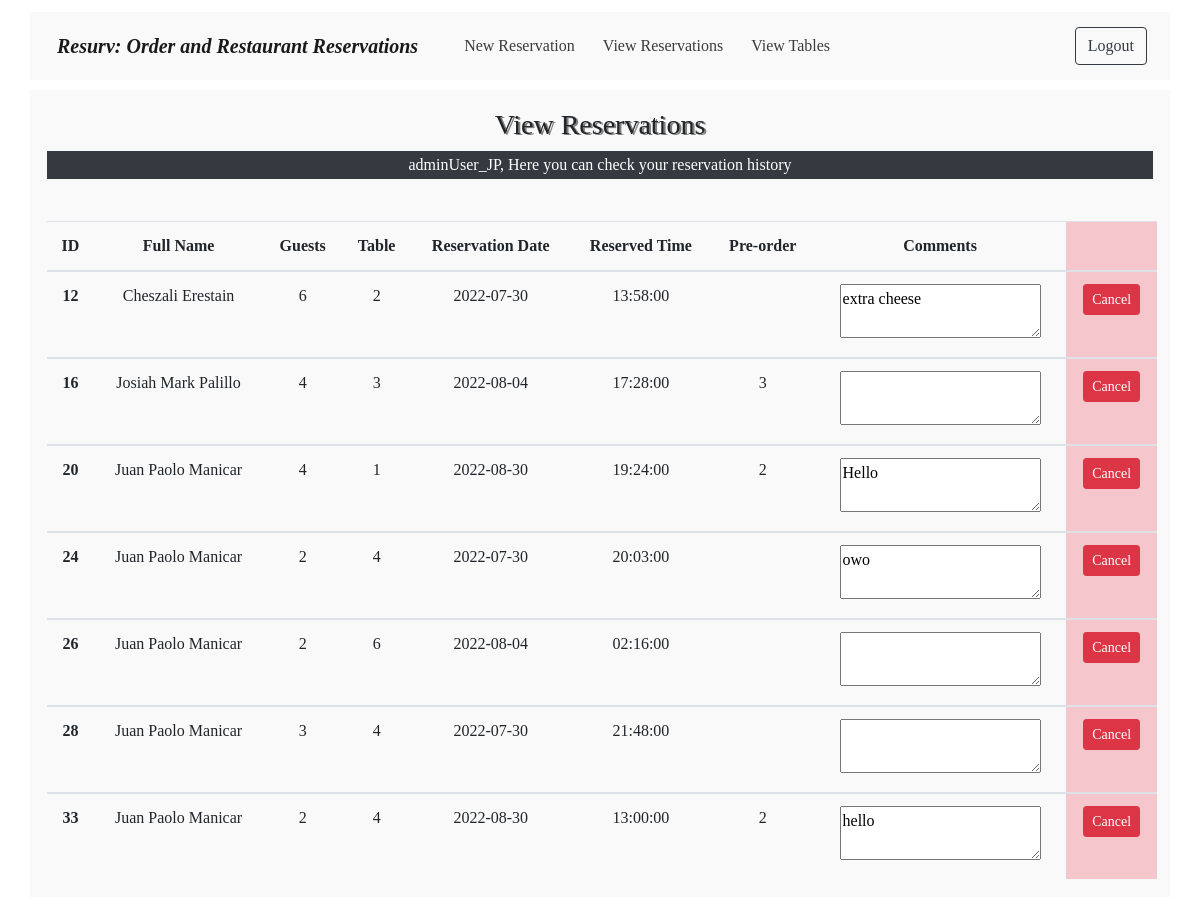
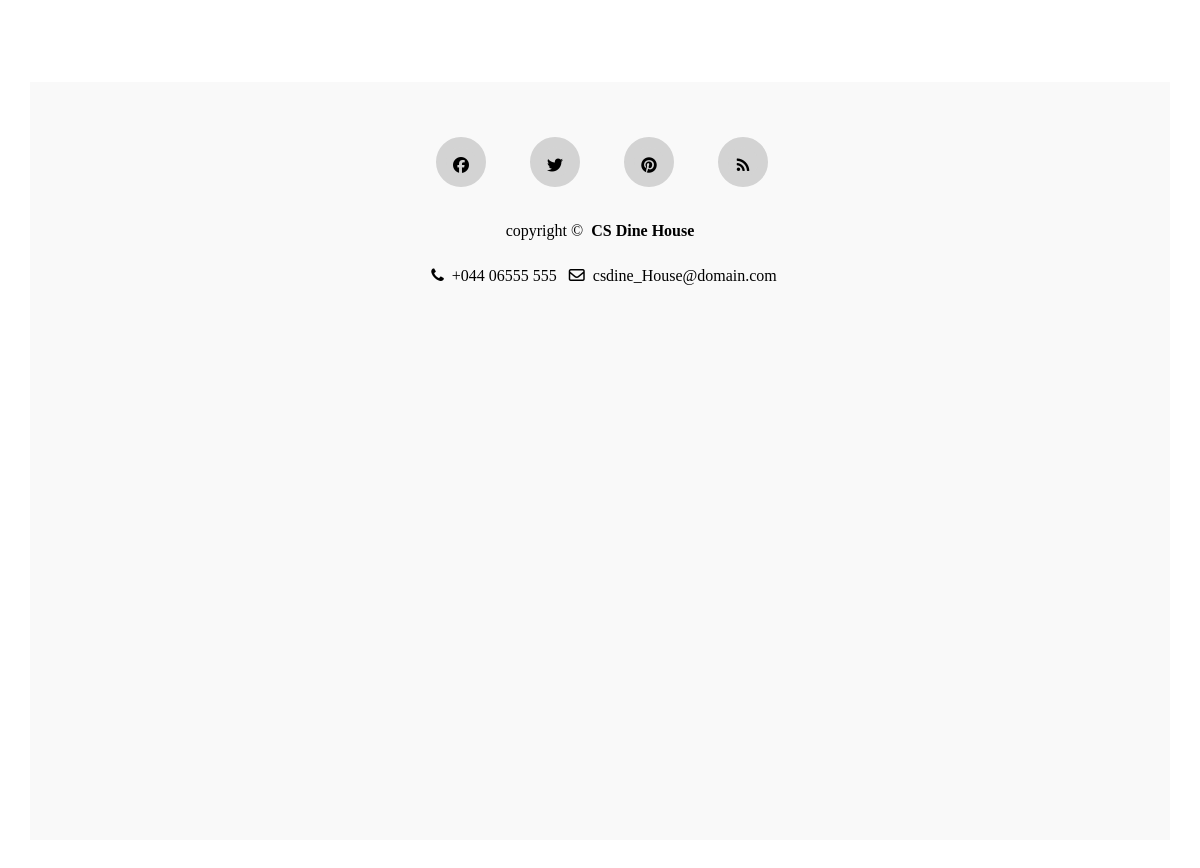
The page /view_reservations.php (signed in) on the database its author committed (2 pictures, top to bottom).
### tables this page shows
CREATE TABLE `reservation_table` (
  `resurv_id` int(10) NOT NULL,
  `user_id` int(5) NOT NULL,
  `first_name` varchar(20) NOT NULL,
  `last_name` varchar(20) NOT NULL,
  `table_id` int(10) DEFAULT NULL,
  `num_guests` int(11) NOT NULL,
  `resurv_date` date NOT NULL,
  `resurv_time` time NOT NULL,
  `pre_order_menu` int(5) DEFAULT NULL,
  `comment` varchar(50) DEFAULT NULL
);

### includes/view.reservation.inc.php (the view, shortened to what this page needs)
<?php
if(isset($_SESSION['user_id'])){
    require 'includes/dbh.inc.php';
    $user = $_SESSION['user_id'];
    $role = $_SESSION['role'];
    if($role== "customer"){
    $sql = "SELECT * FROM reservation_table WHERE user_id = $user";
    $result = $conn->query($sql);
    if ($result->num_rows > 0) {
        echo'
            <table class="table table-hover table-responsive-sm text-center">
                <thead>
                    <tr>
                        <th scope="col">Full Name</th>
                        <th scope="col">Guests</th>
                        <th scope="col">Table Number</th>
                        <th scope="col">Reservation Date</th>
                        <th scope="col">Reserved Time</th>
                        <th scope="col">Pre-order</th>
                        <th scope="col">Comments</th>
                        <th class="table-danger" scope="col"></th>
                    </tr>
                </thead> ';
        while($row = $result->fetch_assoc()) {
        echo"
                <tbody>
                    <tr>
                    <form action='includes/delete.php' method='POST'>
                    <input name='reserv_id' type='hidden' value=".$row["resurv_id"].">
                      <th scope='row'>".$row["first_name"]." ".$row["last_name"]."</th>
                      <td>".$row["num_guests"]."</td>
                      <td>".$row["table_id"]."</td>
                      <td>".$row["resurv_date"]."</td>
                      <td>".$row["resurv_time"]."</td>
                      <td>".$row["pre_order_menu"]."</td>
                      <td><textarea readonly>".$row["comment"]."</textarea></td>
                      <td class='table-danger'><button type='submit' name='delete-submit' class='btn btn-danger btn-sm'>Cancel</button></td>
                          </form>
                    </tr>
              </tbody>";
        }
        echo "</table>";
    }
    else { echo "<p class='text-white text-center bg-danger'>Your reservation list is empty!<p>"; }
    }
    else if($role== "admin"){
    $sql = "SELECT * FROM reservation_table";
    $result = $conn->query($sql);
    if ($result->num_rows > 0) {
        echo
        '
            <table class="table table-hover table-responsive-sm text-center">
                <thead>
                    <tr>
                        <th scope="col">ID</th>
                        <th scope="col">Full Name</th>
                        <th scope="col">Guests</th>
                        <th scope="col">Table</th>
                        <th scope="col">Reservation Date</th>
                        <th scope="col">Reserved Time</th>
                        <th scope="col">Pre-order</th>
                        <th scope="col">Comments</th>
                        <th class="table-danger" scope="col"></th>
                    </tr>
                </thead> ';
        while($row = $result->fetch_assoc()) {
        echo"
                <tbody>
                    <tr>
                    <form action='includes/delete.php' method='POST'>
                      <input name='reserv_id' type='hidden' value=".$row["resurv_id"].">
                      <th scope='row'>".$row["resurv_id"]."</th>
                      <td>".$row["first_name"]." ".$row["last_name"]."</td>
                      <td>".$row["num_guests"]."</td>
                      <td>".$row["table_id"]."</td>
                      <td>".$row["resurv_date"]."</td>
                      <td>".$row["resurv_time"]."</td>
                      <td>".$row["pre_order_menu"]."</td>
                      <td><textarea readonly>".$row["comment"]."</textarea></td>
                      <td class='table-danger'><button type='submit' name='delete-submit' class='btn btn-danger btn-sm'>Cancel</button></td>
                          </form>
                    </tr>
              </tbody>";
        }
        echo "</table>";
    }
    else
    {
        echo "<p class='text-white text-center bg-danger'>Your reservation list is empty!<p>";
    }
    }
}

### header.php (shortened to what this page needs)
<!DOCTYPE html>
<html lang="en">
<head>
  <link href="css/style.css" rel="stylesheet" type="text/css">
  <link href="css/font-awesome.min.css" rel="stylesheet">
  <link rel="stylesheet" href="https://stackpath.bootstrapcdn.com/bootstrap/4.1.0/css/bootstrap.min.css">
  <link rel="stylesheet" href="https://cdnjs.cloudflare.com/ajax/libs/font-awesome/4.7.0/css/font-awesome.min.css">
</head>
<body>
<nav class="navbar navbar-expand-md navbar-light fixed-top">
        <div class="container">
            <a class="navbar-brand" href="index.php">
		<strong><em>Resurv: Order and Restaurant Reservations</em></strong>
            </a>
            <div class="collapse navbar-collapse" id="navi">
                <ul class="navbar-nav mr-auto">
                    <?php
                    if(isset($_SESSION['user_id'])){
                            echo'
                            <li class="nav-item">
                                <a class="nav-link" href="reservation.php" >New Reservation</a>
                            </li>
                            <li class="nav-item">
                                <a class="nav-link" href="view_reservations.php" >View Reservations</a>
                            </li>
                            <li class="nav-item">
                                <a class="nav-link" href="view_tables.php" >View Tables</a>
                            </li>
                           ';
                    }
                    else { echo'
                    <li class="nav-item">
	                 <a class="nav-link" href="#aboutus">About Us</a>
	             </li>
                    <li class="nav-item">
                        <a class="nav-link" href="#reservation">Reservation</a>
                    </li>
                    '; }
                    ?>
                </ul>
                    <?php
                    if(isset($_SESSION['user_id'])){
                    echo '
                    <form class="navbar-form navbar-right" action="includes/logout.inc.php" method="post">
                    <button type="submit" name="logout-submit" class="btn btn-outline-dark">Logout</button>
                    </form>';
                    }
                    else{
                    echo '
                    <div>
                    <ul class="navbar-nav ml-auto">
			<li><a class="nav-link fa fa-sign-in" data-toggle="modal" data-target="#myModal_reg" onclick>&nbsp;Sign Up</a></li>
			<li><a class="nav-link fa fa-user-plus" data-toggle="modal" data-target="#myModal_login">&nbsp;Login</a></li>
                    </ul>
                    </div>
                    ';}
                    ?>
            </div>
        </div>
</nav>
<div class="container">
</div>
<div class="container">
</div>

### view_reservations.php (shortened to what this page needs)
<?php
require "header.php";
?>
<br><br>
<div class="container">
<h3 class="text-center"><br>View Reservations<br></h3>
<?php
    if(isset($_SESSION['user_id'])){
        echo '<p class="text-white bg-dark text-center">'. $_SESSION['username'] .', Here you can check your reservation history</p><br>';
    require 'includes/view.reservation.inc.php';
 }
    else {
        echo '	<p class="text-center text-danger"><br>You are currently not logged in!<br></p>
       <p class="text-center">In order to make a reservation you have to create an account!<br><br><p>';
    }
?>
</div>
<br><br>
<?php
require "footer.php";
?>

### footer.php
<footer class="footer" id="footer">
 <div class="container"><br>
  <div class="row">
    <div class="col-sm-12 text-center">
      <div class="social-icon">
        <a href="index.php"><i class="fa fa-facebook"></i></a>
        <a href="index.php"><i class="fa fa-twitter"></i></a>
        <a href="index.php"><i class="fa fa-pinterest"></i></a>
        <a href="index.php"><i class="fa fa-rss"></i></a>
      </div>
      <div class="copyright">
        <p class="white"> copyright &copy; <b>CS Dine House</b></p>
        <p><i class="fa fa-phone"></i> +044 06555 555 &nbsp;<i class="fa fa-envelope-o"></i> csdine_House@domain.com</p>
      </div>
    </div>
  </div>
 </div>
</footer>
</body>
</html>

### css/style.css (style rules this page uses)
* { margin:2px; padding:2px; font-family: "Times New Roman", Times, serif; }
body { overflow-y: scroll; overflow-x: hidden; }
h3 { text-shadow: 2px 1px grey; }
.navbar { background-color:white; }
.navbar-brand { font-family: "Brush Script MT", "Brush Script Std", cursive; }
.navbar .navbar-nav .nav-item a { color:#3A3B3B; }
.row { margin: 15px; height: 700px; }
.nav-link { cursor:pointer; }
.footer { bottom:0; padding-top:30px; padding-bottom:30px; color:black; }
.social-icon a { margin:0 16px 20px 16px; display:inline-block; }
.social-icon .fa { color:black; width:50px; height:50px; border-radius:50%; background:lightgray; line-height: 2; transition: .3s; border:10px solid lightgray; }

### header.php (style rules this page uses)
.container { background: #f9f9f9; }

### rows shown on the page
reservation_table: resurv_id "12", first_name "Cheszali", last_name "Erestain", num_guests "6", table "2", resurv_date "2022-07-30", resurv_time "13:58:00", comment "extra cheese"
reservation_table: resurv_id "16", first_name "Josiah Mark", last_name "Palillo", num_guests "4", table "3", resurv_date "2022-08-04", resurv_time "17:28:00", pre_order_menu "3"
reservation_table: resurv_id "20", first_name "Juan Paolo", last_name "Manicar", num_guests "4", table "1", resurv_date "2022-08-30", resurv_time "19:24:00", pre_order_menu "2", comment "Hello"
reservation_table: resurv_id "24", first_name "Juan Paolo", last_name "Manicar", num_guests "2", table "4", resurv_date "2022-07-30", resurv_time "20:03:00", comment "owo"
reservation_table: resurv_id "26", first_name "Juan Paolo", last_name "Manicar", num_guests "2", table "6", resurv_date "2022-08-04", resurv_time "02:16:00"
reservation_table: resurv_id "28", first_name "Juan Paolo", last_name "Manicar", num_guests "3", table "4", resurv_date "2022-07-30", resurv_time "21:48:00"
reservation_table: resurv_id "33", first_name "Juan Paolo", last_name "Manicar", num_guests "2", table "4", resurv_date "2022-08-30", resurv_time "13:00:00", pre_order_menu "2", comment "hello"

### other values the page prints
$_SESSION['username'] "adminUser_JP"
